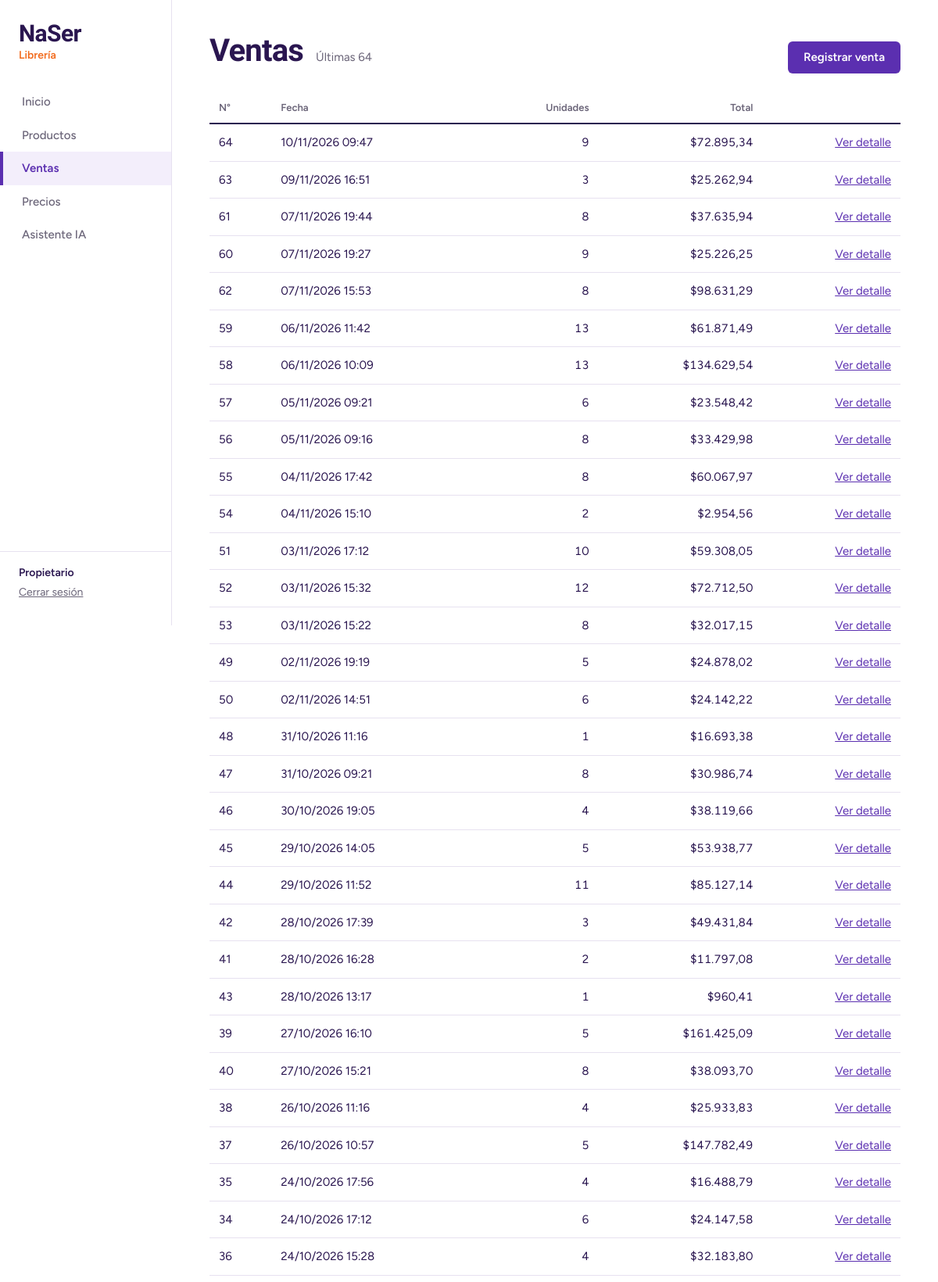
/ventas (signed in, upper part), run on the app's committed database.
### tables this page shows
CREATE TABLE ventas (
  id INT AUTO_INCREMENT PRIMARY KEY,
  fecha DATETIME NOT NULL,
  total DECIMAL(12,2) NOT NULL,
  usuario_id INT NOT NULL,
  FOREIGN KEY (usuario_id) REFERENCES usuarios(id)
);

### core/Controller.php (called while the page is built, shortened)
<?php
class Controller
{
    protected function vista(string $nombre, array $datos = []): void
    {
        require __DIR__ . '/../app/views/layout.php';
    }
}

### app/controllers/VentaController.php (called while the page is built, shortened)
<?php
class VentaController extends Controller
{
    public function index(): void
    {
        $this->vista('ventas/index', [
            'titulo'  => 'Ventas',
            'seccion' => 'ventas',
            'ventas'  => Venta::ultimas(),
        ]);
    }
}

### public/index.php (called while the page is built, shortened)
<?php
$rutas = [
    'GET /login'        => ['AuthController', 'formulario'],
    'POST /login'       => ['AuthController', 'ingresar'],
    'POST /logout'      => ['AuthController', 'salir'],
    'GET /'             => ['InicioController', 'index'],
    'GET /productos'    => ['ProductoController', 'index'],
    'GET /ventas'       => ['VentaController', 'index'],
    'GET /ventas/nueva' => ['VentaController', 'nueva'],
    'POST /ventas'      => ['VentaController', 'guardar'],
    'GET /ventas/ver'   => ['VentaController', 'ver'],
    'GET /precios'              => ['PrecioController', 'index'],
    'POST /precios/revisar'     => ['PrecioController', 'revisar'],
    'POST /precios/aplicar'     => ['PrecioController', 'aplicar'],
    'GET /api/precios/cambios'  => ['ApiController', 'cambiosDePrecios'],
    'GET /asistente'            => ['AsistenteController', 'index'],
    'POST /asistente/preguntar' => ['AsistenteController', 'preguntar'],
    'GET /api/productos'           => ['ApiController', 'productos'],
    'GET /api/productos/ver'       => ['ApiController', 'producto'],
    'GET /api/productos/reponer'   => ['ApiController', 'reponer'],
    'GET /api/ventas/resumen'      => ['ApiController', 'ventasResumen'],
    'GET /api/ventas/mas-vendidos' => ['ApiController', 'masVendidos'],
];
$metodo = $_SERVER['REQUEST_METHOD'];
$ruta = rtrim(parse_url($_SERVER['REQUEST_URI'], PHP_URL_PATH), '/') ?: '/';
$clave = "$metodo $ruta";
[$controlador, $accion] = $rutas[$clave];
(new $controlador())->$accion();

### app/models/Venta.php (called while the page is built, shortened)
<?php
class Venta
{
    public static function ultimas(int $limite = 100): array
    {
        $sql = 'SELECT v.id, v.fecha, v.total, COALESCE(SUM(d.cantidad), 0) AS unidades
                FROM ventas v
                LEFT JOIN detalle_venta d ON d.venta_id = v.id
                GROUP BY v.id, v.fecha, v.total
                ORDER BY v.fecha DESC, v.id DESC
                LIMIT ' . (int) $limite;
        return Database::conectar()->query($sql)->fetchAll();
    }
}

### app/views/ventas/index.php (the view)
<header class="encabezado">
    <h1>Ventas</h1>
    <p>Últimas <?= count($ventas) ?></p>
    <a class="boton" href="/ventas/nueva">Registrar venta</a>
</header>
<?php if (count($ventas) === 0): ?>
    <p class="vacio">Todavía no hay ventas. Registrá la primera.</p>
<?php else: ?>
<div class="tabla-marco">
<table class="tabla">
    <thead>
        <tr>
            <th>N°</th>
            <th>Fecha</th>
            <th class="num">Unidades</th>
            <th class="num">Total</th>
            <th></th>
        </tr>
    </thead>
    <tbody>
        <?php foreach ($ventas as $v): ?>
            <tr>
                <td><?= $v['id'] ?></td>
                <td><?= date('d/m/Y H:i', strtotime($v['fecha'])) ?></td>
                <td class="num"><?= $v['unidades'] ?></td>
                <td class="num">$<?= number_format($v['total'], 2, ',', '.') ?></td>
                <td class="num"><a href="/ventas/ver?id=<?= $v['id'] ?>">Ver detalle</a></td>
            </tr>
        <?php endforeach; ?>
    </tbody>
</table>
</div>
<?php endif; ?>

### public/css/estilos.css (style rules this page uses)
:root { --tinta: #2a1650; --violeta: #5b2fb0; --lila: #f3eefb; --naranja: #f26b1d; --naranja-suave: #fff1e6; --gris: #6a6478; --linea: #e7e1f0; --titulos: "Bricolage Grotesque", "Trebuchet MS", sans-serif; --texto: "Figtree", system-ui, sans-serif; }
* { box-sizing: border-box; }
body { margin: 0; display: grid; grid-template-columns: 220px 1fr; min-height: 100vh; background: #fff; color: var(--tinta); font-family: var(--texto); font-size: 15px; line-height: 1.5; }
a { color: var(--violeta); }
h1 { font-family: var(--titulos); font-weight: 700; letter-spacing: -0.02em; line-height: 1.05; margin: 0; }
.encabezado { display: flex; align-items: baseline; gap: 16px; }
.encabezado h1 { font-size: 40px; }
.encabezado p { margin: 0; color: var(--gris); }
.tabla-marco { overflow-x: auto; }
.tabla { width: 100%; border-collapse: collapse; }
.tabla th { text-align: left; font-weight: 600; font-size: 13px; color: var(--gris); padding: 10px 12px; border-bottom: 2px solid var(--tinta); white-space: nowrap; }
.tabla td { padding: 12px; border-bottom: 1px solid var(--linea); vertical-align: middle; }
.tabla .num { text-align: right; font-variant-numeric: tabular-nums; white-space: nowrap; }
.boton { font: inherit; font-weight: 600; display: inline-block; padding: 9px 20px; background: var(--violeta); color: #fff; border: 0; border-radius: 6px; text-decoration: none; cursor: pointer; }
.encabezado .boton { margin-left: auto; }
.encabezado { margin-bottom: 24px; }

### data on the page
ventas: id "64", fecha "10/11/2026 09:47", unidades "9", total "72.895,34"
ventas: id "63", fecha "09/11/2026 16:51", unidades "3", total "25.262,94"
ventas: id "61", fecha "07/11/2026 19:44", unidades "8", total "37.635,94"
ventas: id "60", fecha "07/11/2026 19:27", unidades "9", total "25.226,25"
ventas: id "62", fecha "07/11/2026 15:53", unidades "8", total "98.631,29"
ventas: id "59", fecha "06/11/2026 11:42", unidades "13", total "61.871,49"
ventas: id "58", fecha "06/11/2026 10:09", unidades "13", total "134.629,54"
ventas: id "57", fecha "05/11/2026 09:21", unidades "6", total "23.548,42"
ventas: id "56", fecha "05/11/2026 09:16", unidades "8", total "33.429,98"
ventas: id "55", fecha "04/11/2026 17:42", unidades "8", total "60.067,97"
ventas: id "54", fecha "04/11/2026 15:10", unidades "2", total "2.954,56"
ventas: id "51", fecha "03/11/2026 17:12", unidades "10", total "59.308,05"
ventas: id "52", fecha "03/11/2026 15:32", unidades "12", total "72.712,50"
ventas: id "53", fecha "03/11/2026 15:22", unidades "8", total "32.017,15"
ventas: id "49", fecha "02/11/2026 19:19", unidades "5", total "24.878,02"
ventas: id "50", fecha "02/11/2026 14:51", unidades "6", total "24.142,22"
ventas: id "48", fecha "31/10/2026 11:16", unidades "1", total "16.693,38"
ventas: id "47", fecha "31/10/2026 09:21", unidades "8", total "30.986,74"
ventas: id "46", fecha "30/10/2026 19:05", unidades "4", total "38.119,66"
ventas: id "45", fecha "29/10/2026 14:05", unidades "5", total "53.938,77"
ventas: id "44", fecha "29/10/2026 11:52", unidades "11", total "85.127,14"
ventas: id "42", fecha "28/10/2026 17:39", unidades "3", total "49.431,84"
ventas: id "41", fecha "28/10/2026 16:28", unidades "2", total "11.797,08"
ventas: id "43", fecha "28/10/2026 13:17", unidades "1", total "960,41"
ventas: id "39", fecha "27/10/2026 16:10", unidades "5", total "161.425,09"
ventas: id "40", fecha "27/10/2026 15:21", unidades "8", total "38.093,70"
ventas: id "38", fecha "26/10/2026 11:16", unidades "4", total "25.933,83"
ventas: id "37", fecha "26/10/2026 10:57", unidades "5", total "147.782,49"
ventas: id "35", fecha "24/10/2026 17:56", unidades "4", total "16.488,79"
ventas: id "34", fecha "24/10/2026 17:12", unidades "6", total "24.147,58"
ventas: id "36", fecha "24/10/2026 15:28", unidades "4", total "32.183,80"

### other printed values
$menuTexto "Inicio"
$menuTexto "Productos"
$menuTexto "Ventas"
$menuTexto "Precios"
$menuTexto "Asistente IA"
$_SESSION['usuario']['nombre'] "Propietario"
count($ventas) "64"
